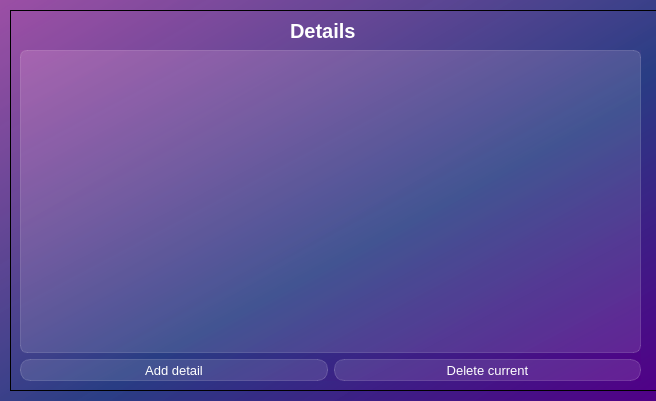
<?xml version="1.0" encoding="UTF-8"?>
<ui version="4.0">
 <class>Dialog</class>
 <widget class="QDialog" name="Dialog">
  <property name="geometry">
   <rect>
    <x>0</x>
    <y>0</y>
    <width>656</width>
    <height>401</height>
   </rect>
  </property>
  <property name="windowTitle">
   <string>Dialog</string>
  </property>
  <property name="styleSheet">
   <string notr="true">background-color: qlineargradient(spread:pad, x1:1, y1:1, x2:0, y2:0, stop:0 rgba(81, 0, 135, 255), stop:0.427447 rgba(41, 61, 132, 235), stop:1 rgba(155, 79, 165, 255));</string>
  </property>
  <widget class="QFrame" name="frame">
   <property name="geometry">
    <rect>
     <x>10</x>
     <y>10</y>
     <width>651</width>
     <height>381</height>
    </rect>
   </property>
   <property name="styleSheet">
    <string notr="true">background-color: qlineargradient(spread:pad, x1:1, y1:1, x2:0, y2:0, stop:0 rgba(81, 0, 135, 255), stop:0.427447 rgba(41, 61, 132, 235), stop:1 rgba(155, 79, 165, 255));</string>
   </property>
   <property name="frameShape">
    <enum>QFrame::StyledPanel</enum>
   </property>
   <property name="frameShadow">
    <enum>QFrame::Raised</enum>
   </property>
   <widget class="QLabel" name="label">
    <property name="geometry">
     <rect>
      <x>280</x>
      <y>10</y>
      <width>131</width>
      <height>21</height>
     </rect>
    </property>
    <property name="styleSheet">
     <string notr="true">color: white;
font-weight: bold;
font-size: 15pt;
background-color: none;
border: none;</string>
    </property>
    <property name="text">
     <string>Details</string>
    </property>
   </widget>
   <widget class="QWidget" name="layoutWidget">
    <property name="geometry">
     <rect>
      <x>10</x>
      <y>40</y>
      <width>621</width>
      <height>331</height>
     </rect>
    </property>
    <layout class="QVBoxLayout" name="verticalLayout">
     <item>
      <widget class="QTableView" name="tableView">
       <property name="styleSheet">
        <string notr="true">QTableView {
background-color: rgba(255, 255, 255, 30);
border: 1px solid rgba(255, 255, 255, 40);
border-radius: 7px;
}

QTableView::section {
background-color: rgba(53, 53, 53);
color: white;
border: none;
height: 50px;
font-size: 14pt;
}

QTableView::item {
border-style: none;
border: 1px solid rgba(255, 255, 255, 40);
}

QTableView::item:selected {
border: none;
color: rgba(255, 255, 255);
background-color: rgba(255, 255, 255, 50);
}</string>
       </property>
       <property name="verticalScrollBarPolicy">
        <enum>Qt::ScrollBarAlwaysOff</enum>
       </property>
       <property name="horizontalScrollBarPolicy">
        <enum>Qt::ScrollBarAlwaysOff</enum>
       </property>
       <property name="showGrid">
        <bool>false</bool>
       </property>
       <attribute name="horizontalHeaderDefaultSectionSize">
        <number>135</number>
       </attribute>
      </widget>
     </item>
     <item>
      <layout class="QHBoxLayout" name="horizontalLayout">
       <item>
        <widget class="QPushButton" name="btn_add">
         <property name="styleSheet">
          <string notr="true">QPushButton {
color: white;
background-color: rgba(255, 255, 255, 30);
border: 1px solid rgba(255, 255, 255, 40);
border-radius: 10px;
width: 50px;
height: 20px;
font: 10pt;
}

QPushButton:hover {
color: black;
background-color: rgba(0, 0, 0, 30);
border: 1px solid rgba(0, 0, 0, 40);
}

QPushButton:pressed {
color: black;
background-color: rgba(0, 0, 0, 80);
border: 1px solid rgba(0, 0, 0, 90);
}</string>
         </property>
         <property name="text">
          <string>Add detail</string>
         </property>
        </widget>
       </item>
       <item>
        <widget class="QPushButton" name="btn_delete">
         <property name="styleSheet">
          <string notr="true">QPushButton {
color: white;
background-color: rgba(255, 255, 255, 30);
border: 1px solid rgba(255, 255, 255, 40);
border-radius: 10px;
width: 50px;
height: 20px;
font: 10pt;
}

QPushButton:hover {
color: black;
background-color: rgba(255, 0, 0, 50);
border: 1px solid rgba(255, 0, 0, 60);
}

QPushButton:pressed {
color: black;
background-color: rgba(255, 0, 0, 90);
border: 1px solid rgba(255, 0, 0, 100);
}</string>
         </property>
         <property name="text">
          <string>Delete current</string>
         </property>
        </widget>
       </item>
      </layout>
     </item>
    </layout>
   </widget>
  </widget>
 </widget>
 <resources/>
 <connections/>
</ui>
